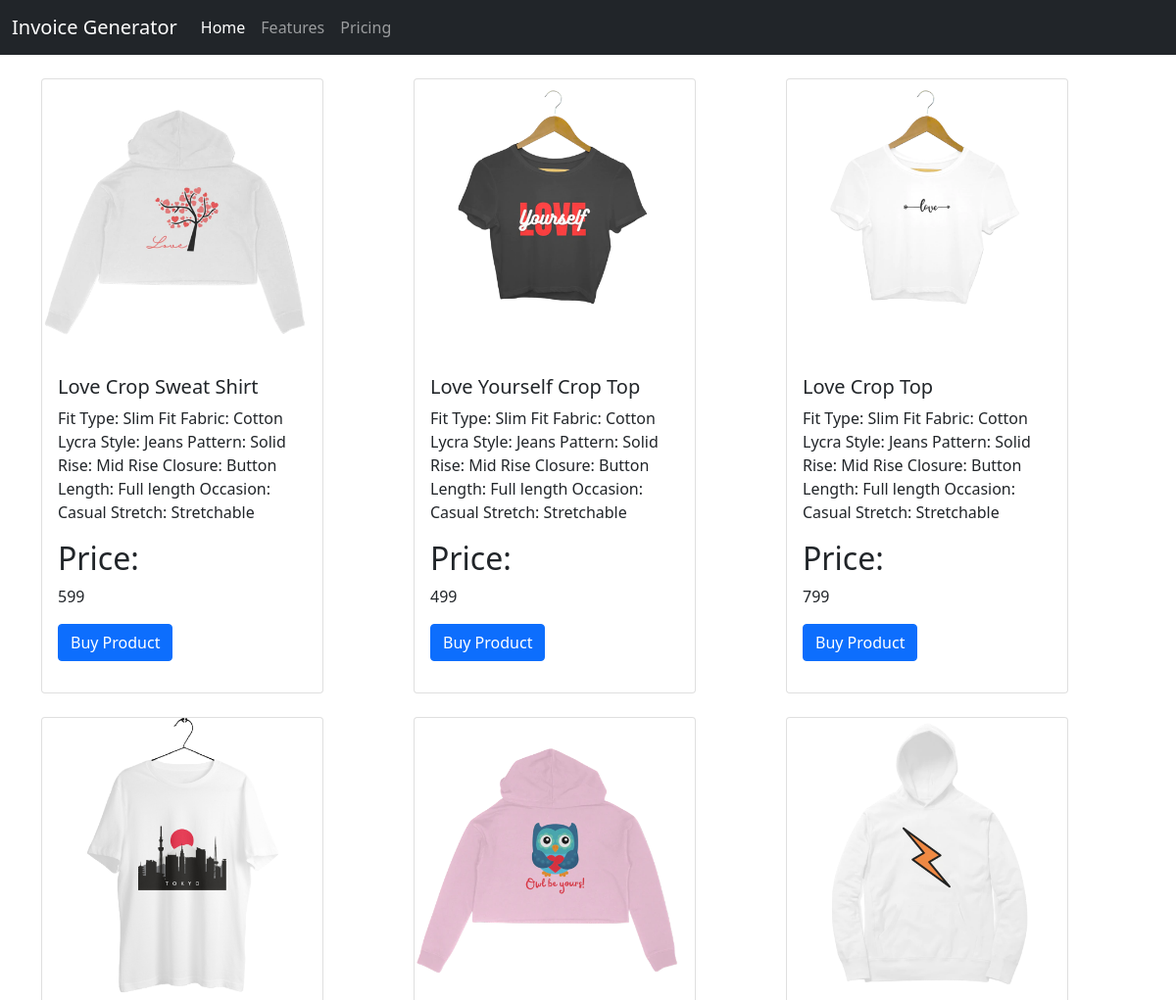
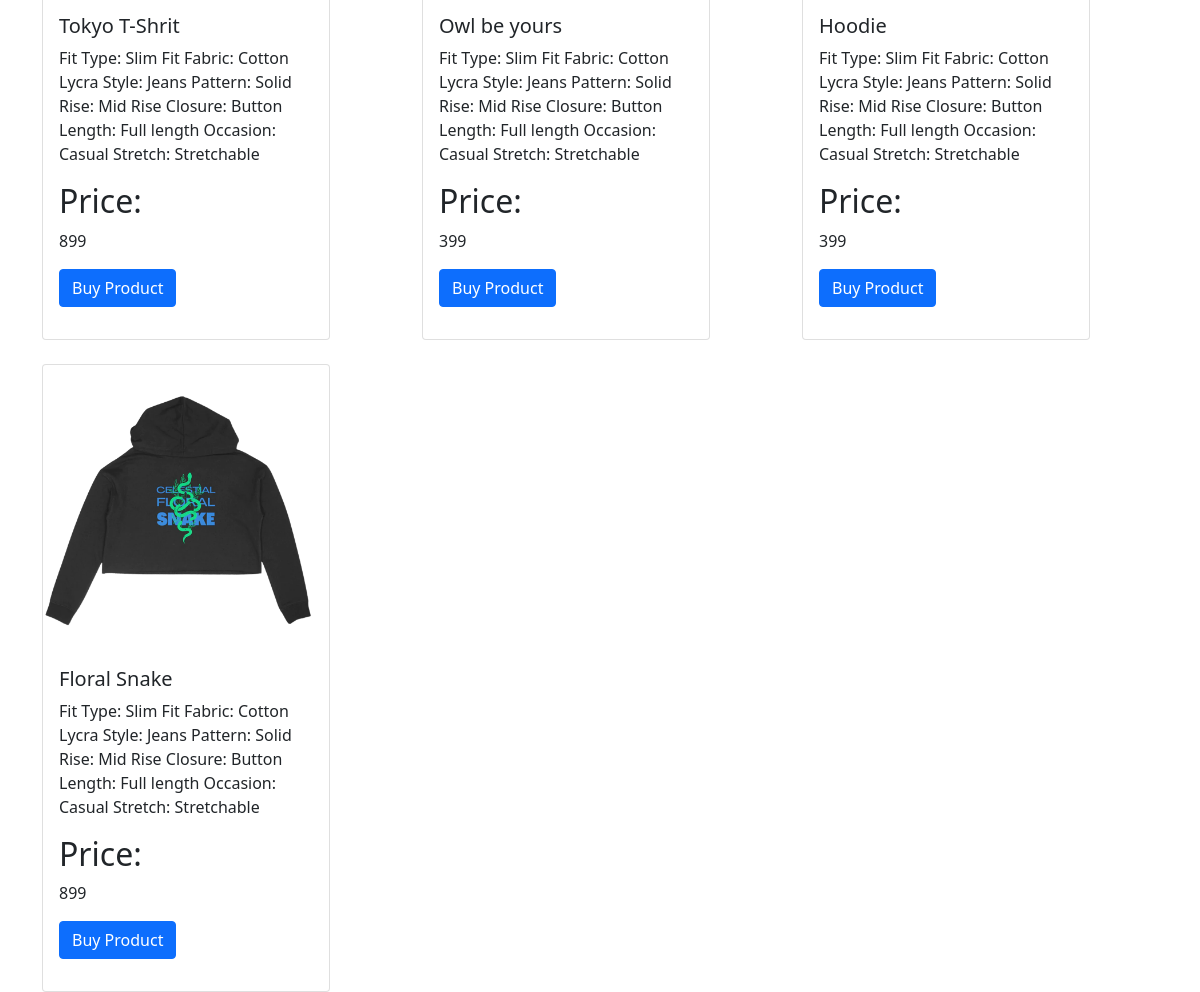
The page / on the database its author committed (2 pictures, top to bottom).
### app/models.py (models this page shows)
class producat(models.Model):
    img = models.ImageField(upload_to='media/')
    name = models.CharField(max_length=100)
    dis = models.TextField(max_length=500)
    price = models.CharField(max_length=100)

### app/views.py (the view)
# urls.py: path('',views.index,name='index'),
def index(request):
    pro = producat.objects.all()
    slr = seller.objects.all()
    return render(request,'index.html',{'products':pro,'seller':slr})

### templates/index.html
{% extends 'base.html' %}
{% block content %}
<div class="container mt-4">
    <div class="card-group">
      <div class="row row-cols-1 row-cols-md-3 g-4">
        {% for p in products %}
        <div class="col">
          <div class="card" style="width: 18rem;">
            <img src="{{ p.img.url }}" class="card-img-top" alt="...">
            <div class="card-body">
              <h5 class="card-title">{{p.name}}</h5>
              <p class="card-text"> {{p.dis}}</p>
              <p><h2>Price: </h2>{{p.price}}</h2></p>
              <form method="get" action=" {% url 'buy' p.id %} ">
              <button type="submit" class="btn btn-primary mb-3">Buy Product</button>
            </form>
            </div>
          </div>
        </div>
        {% endfor %}
      </div>
    </div>
  </div>
{% endblock %}

### templates/base.html (shortened to what this page needs)
<!doctype html>
<html lang="en">
  <head>
    <link href="https://cdn.jsdelivr.net/npm/bootstrap@5.1.3/dist/css/bootstrap.min.css" rel="stylesheet">
  </head>
  <body>
    <nav class="navbar navbar-expand-lg navbar-dark bg-dark">
  <div class="container-fluid">
    <a class="navbar-brand" href="#">Invoice Generator</a>
    <div class="collapse navbar-collapse" id="navbarNav">
      <ul class="navbar-nav">
        <li class="nav-item">
          <a class="nav-link active" aria-current="page" href="#">Home</a>
        </li>
        <li class="nav-item">
          <a class="nav-link" href="#">Features</a>
        </li>
        <li class="nav-item">
          <a class="nav-link" href="#">Pricing</a>
        </li>
      </ul>
    </div>
  </div>
</nav>
{% block content %}
{% endblock %}
  </body>
</html>

### rows shown on the page
producat: img (picture), name "Love Crop Sweat Shirt", dis "Fit Type: Slim Fit Fabric: Cotton Lycra Style: Jeans Pattern: Solid Rise: Mid Rise Closure: Button Length: Full length Occasion: Casual Stretch: Stretchable", price "599"
producat: img (picture), name "Love Yourself Crop Top", dis "Fit Type: Slim Fit Fabric: Cotton Lycra Style: Jeans Pattern: Solid Rise: Mid Rise Closure: Button Length: Full length Occasion: Casual Stretch: Stretchable", price "499"
producat: img (picture), name "Love Crop Top", dis "Fit Type: Slim Fit Fabric: Cotton Lycra Style: Jeans Pattern: Solid Rise: Mid Rise Closure: Button Length: Full length Occasion: Casual Stretch: Stretchable", price "799"
producat: img (picture), name "Tokyo T-Shrit", dis "Fit Type: Slim Fit Fabric: Cotton Lycra Style: Jeans Pattern: Solid Rise: Mid Rise Closure: Button Length: Full length Occasion: Casual Stretch: Stretchable", price "899"
producat: img (picture), name "Owl be yours", dis "Fit Type: Slim Fit Fabric: Cotton Lycra Style: Jeans Pattern: Solid Rise: Mid Rise Closure: Button Length: Full length Occasion: Casual Stretch: Stretchable", price "399"
producat: img (picture), name "Hoodie", dis "Fit Type: Slim Fit Fabric: Cotton Lycra Style: Jeans Pattern: Solid Rise: Mid Rise Closure: Button Length: Full length Occasion: Casual Stretch: Stretchable", price "399"
producat: img (picture), name "Floral Snake", dis "Fit Type: Slim Fit Fabric: Cotton Lycra Style: Jeans Pattern: Solid Rise: Mid Rise Closure: Button Length: Full length Occasion: Casual Stretch: Stretchable", price "899"
